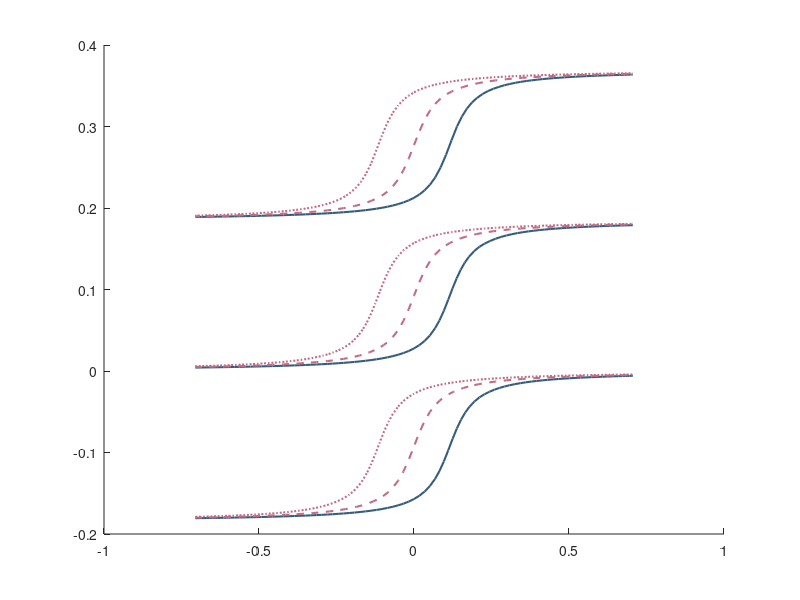

This chart was generated by the following MATLAB code: (Note: this script raises an error after producing the figure.)
%% Постоянные
m = 2;
k = 17;

%% Палитра
maroon     = [0.2078, 0.3608, 0.4902]; % вещественная часть
red        = [0.7529, 0.4235, 0.5176]; % мнимая часть
cream      = [0.8000, 0.8000, 0.8000]; % серая сетка и равновесия
background = [1.0000, 1.0000, 1.0000]; % фон

%% Временной отрезок и начальные условия
T = 12 / k;

initial_y = [ ...
    -0.85 * pi, -0.50 * pi, -0.15 * pi, ...
     0.15 * pi,  0.50 * pi,  0.85 * pi, ...
     1.15 * pi,  1.50 * pi,  1.85 * pi];

initial_x = initial_y / k;

% –––––

%% x' = sin^2(kx)
rhs1 = @(t, x) sin(k * x).^2;

figure(1);
set(gcf, 'Color', background);
set(gcf, 'Position', [100, 100, 1000, 700]);
set(gca, 'Color', background);
hold on;

plots = [];
labels = cell(1, length(initial_x) + 1);

for j = 1:length(initial_x)
    x0 = initial_x(j);

    [t_left, x_left] = ode45(rhs1, [0, -T], x0);
    [t_right, x_right] = ode45(rhs1, [0, T], x0);

    t = [flipud(t_left); t_right(2:end)];
    x = [flipud(x_left); x_right(2:end)];

    if mod(j - 1, 3) == 0
        plots(end + 1) = plot(t, x, '-', ...
            'Color', maroon, 'LineWidth', 1.5);
    elseif mod(j - 1, 3) == 1
        plots(end + 1) = plot(t, x, '--', ...
            'Color', red, 'LineWidth', 1.5);
    else
        plots(end + 1) = plot(t, x, ':', ...
            'Color', red, 'LineWidth', 1.5);
    end

    labels{j} = sprintf('kx(0)/\\pi = %.2f', k * x0 / pi);
end

stationary = plot(nan, nan, '--', 'Color', cream, 'LineWidth', 0.9);

for j = -1:2
    yline(j * pi / k, '--', 'Color', cream, ...
        'LineWidth', 0.9, 'HandleVisibility', 'off');
end

grid on;
set(gca, 'GridColor', cream);
xlabel('t');
ylabel('x(t)');
title('x'' = sin^2(kx)');
labels{end} = 'x = j\pi/k';
legend([plots, stationary], labels, 'Location', 'southoutside', 'NumColumns', 3);
hold off;

%% x' = |sin(kx)|
rhs2 = @(t, x) abs(sin(k * x));

figure(2);
set(gcf, 'Color', background);
set(gcf, 'Position', [100, 100, 1000, 700]);
set(gca, 'Color', background);
hold on;

plots = [];
labels = cell(1, length(initial_x) + 1);

for j = 1:length(initial_x)
    x0 = initial_x(j);

    [t_left, x_left] = ode45(rhs2, [0, -T], x0);
    [t_right, x_right] = ode45(rhs2, [0, T], x0);

    t = [flipud(t_left); t_right(2:end)];
    x = [flipud(x_left); x_right(2:end)];

    if mod(j - 1, 3) == 0
        plots(end + 1) = plot(t, x, '-', ...
            'Color', maroon, 'LineWidth', 1.5);
    elseif mod(j - 1, 3) == 1
        plots(end + 1) = plot(t, x, '--', ...
            'Color', red, 'LineWidth', 1.5);
    else
        plots(end + 1) = plot(t, x, ':', ...
            'Color', red, 'LineWidth', 1.5);
    end

    labels{j} = sprintf('kx(0)/\\pi = %.2f', k * x0 / pi);
end

stationary = plot(nan, nan, '--', 'Color', cream, 'LineWidth', 0.9);

for j = -1:2
    yline(j * pi / k, '--', 'Color', cream, ...
        'LineWidth', 0.9, 'HandleVisibility', 'off');
end

grid on;
set(gca, 'GridColor', cream);
xlabel('t');
ylabel('x(t)');
title('x'' = |sin(kx)|');
labels{end} = 'x = j\pi/k';
legend([plots, stationary], labels, 'Location', 'southoutside', 'NumColumns', 3);
hold off;

%% x' = sqrt(|sin(kx)|)
rhs3 = @(t, x) sqrt(abs(sin(k * x)));

figure(3);
set(gcf, 'Color', background);
set(gcf, 'Position', [100, 100, 1000, 700]);
set(gca, 'Color', background);
hold on;

sqrt_initial_y = [0, pi / 4, pi / 2, 3 * pi / 4, pi];
sqrt_initial_x = sqrt_initial_y / k;
plots = [];
labels = cell(1, length(sqrt_initial_x) + 1);

for j = 1:length(sqrt_initial_x)
    x0 = sqrt_initial_x(j);

    [t_left, x_left] = ode45(rhs3, [0, -T], x0);
    [t_right, x_right] = ode45(rhs3, [0, T], x0);

    t = [flipud(t_left); t_right(2:end)];
    x = [flipud(x_left); x_right(2:end)];

    if mod(j, 2) == 1
        color = maroon;
    else
        color = red;
    end

    plots(end + 1) = plot(t, x, 'Color', color, 'LineWidth', 1.5);
    labels{j} = sprintf('kx(0)/\\pi = %.2f', k * x0 / pi);
end

stationary = plot(nan, nan, '--', 'Color', cream, 'LineWidth', 0.9);

for j = -3:4
    yline(j * pi / k, '--', 'Color', cream, ...
        'LineWidth', 0.9, 'HandleVisibility', 'off');
end

grid on;
set(gca, 'GridColor', cream);
xlabel('t');
ylabel('x(t)');
title('x'' = sqrt(|sin(kx)|)');
labels{end} = 'x = j\pi/k';
legend([plots, stationary], labels, 'Location', 'southoutside', 'NumColumns', 2);
hold off;

%% x' = sign(sin(kx)) sqrt(|sin(kx)|)
rhs4 = @(t, x) sign(sin(k * x)) .* sqrt(abs(sin(k * x)));

figure(4);
set(gcf, 'Color', background);
set(gcf, 'Position', [100, 100, 1000, 700]);
set(gca, 'Color', background);
hold on;

plots = [];
labels = cell(1, length(initial_x) + 1);

for j = 1:length(initial_x)
    x0 = initial_x(j);

    [t_left, x_left] = ode45(rhs4, [0, -T], x0);
    [t_right, x_right] = ode45(rhs4, [0, T], x0);

    t = [flipud(t_left); t_right(2:end)];
    x = [flipud(x_left); x_right(2:end)];

    if mod(j - 1, 3) == 0
        plots(end + 1) = plot(t, x, '-', ...
            'Color', maroon, 'LineWidth', 1.5);
    elseif mod(j - 1, 3) == 1
        plots(end + 1) = plot(t, x, '--', ...
            'Color', red, 'LineWidth', 1.5);
    else
        plots(end + 1) = plot(t, x, ':', ...
            'Color', red, 'LineWidth', 1.5);
    end

    labels{j} = sprintf('kx(0)/\\pi = %.2f', k * x0 / pi);
end

stationary = plot(nan, nan, '--', 'Color', cream, 'LineWidth', 0.9);

for j = -1:2
    yline(j * pi / k, '--', 'Color', cream, ...
        'LineWidth', 0.9, 'HandleVisibility', 'off');
end

grid on;
set(gca, 'GridColor', cream);
xlabel('t');
ylabel('x(t)');
title('x'' = sign(sin(kx)) sqrt(|sin(kx)|)');
labels{end} = 'x = j\pi/k';
legend([plots, stationary], labels, 'Location', 'southoutside', 'NumColumns', 3);
hold off;

% –––––

%% Запуск файла с Octave (раскомментировать)
%if exist('OCTAVE_VERSION', 'builtin')
%    disp('Графики построены.');
%    pause;
%end
